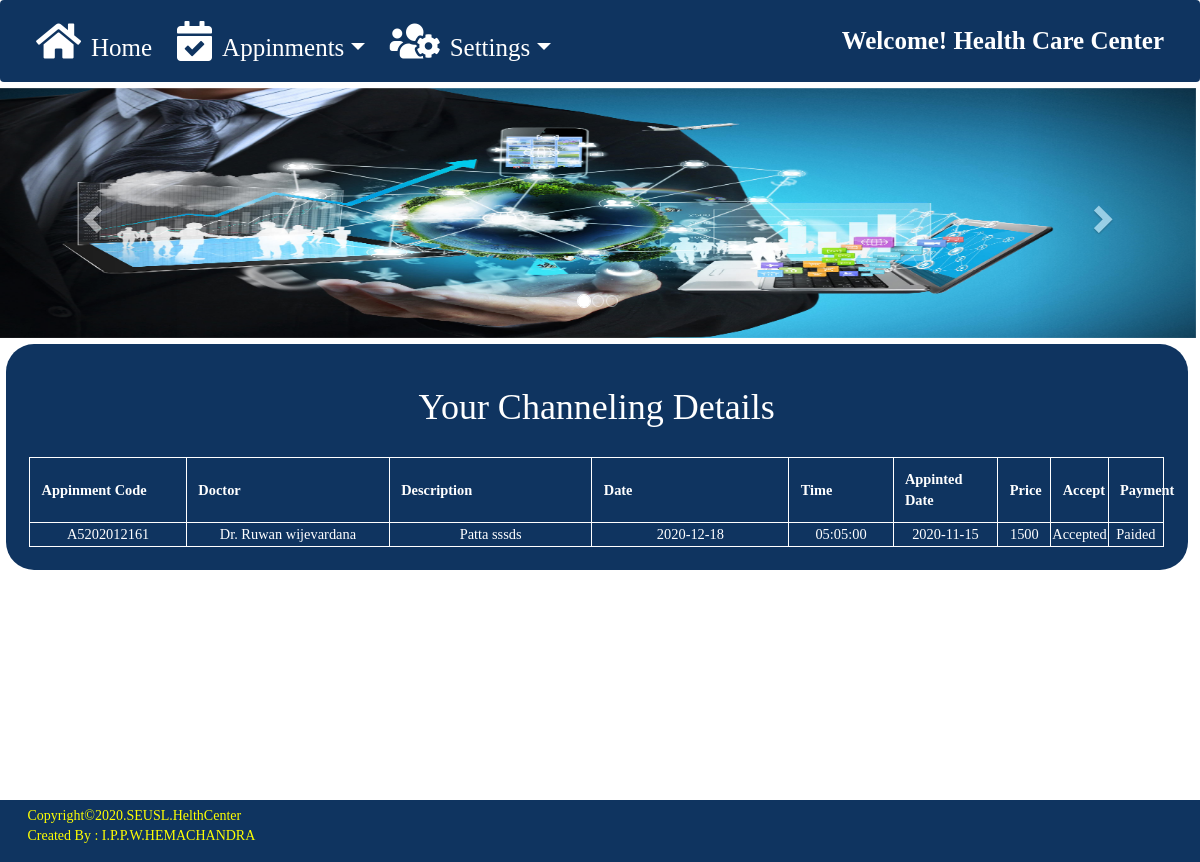
Screenshot of /my_appinments.php (signed in) with the database file from the repository.
### tables this page shows
CREATE TABLE `slider_banner` (
  `slider_banner_id` int(11) NOT NULL,
  `slider_banner_01` varchar(255) NOT NULL,
  `slider_banner_02` varchar(255) NOT NULL,
  `slider_banner_03` varchar(255) NOT NULL
);

CREATE TABLE `appinment` (
  `app_id` int(11) NOT NULL,
  `sch_id` varchar(255) NOT NULL,
  `patient_email` varchar(255) NOT NULL,
  `apponment_code` varchar(255) NOT NULL,
  `trn_date` datetime NOT NULL,
  `amount` int(255) NOT NULL,
  `accept` varchar(255) NOT NULL,
  `paid` varchar(255) NOT NULL
);

CREATE TABLE `doctor` (
  `did` int(11) NOT NULL,
  `full_name` varchar(255) NOT NULL,
  `address` varchar(255) NOT NULL,
  `phone_number` int(10) NOT NULL,
  `email` varchar(255) NOT NULL,
  `gender` varchar(255) NOT NULL,
  `password` varchar(255) NOT NULL,
  `username` varchar(255) NOT NULL,
  `trndate` date NOT NULL
);

CREATE TABLE `schedule` (
  `sch_id` int(11) NOT NULL,
  `docid` varchar(255) NOT NULL,
  `description` varchar(255) NOT NULL,
  `roomNo` int(255) NOT NULL,
  `sc_date` date NOT NULL,
  `sc_time` time NOT NULL,
  `price` int(255) NOT NULL,
  `trndate` datetime NOT NULL
);

### my_appinments.php (the view, shortened to what this page needs)
<?php
  require_once 'connection.php';
?>
<!doctype html>
<html lang="en">
<head>
    <link rel="stylesheet" href="https://cdn.jsdelivr.net/npm/bootstrap@4.5.3/dist/css/bootstrap.min.css">
    <link rel="stylesheet" type="text/css" href="css/boot.css">
    <link rel="stylesheet" type="text/css" href="css/form_css/form.css">
    <link rel="stylesheet" type="text/css" href="css/student/main.css">
    <link rel="stylesheet" type="text/css" href="fontawesome-free-5.7.2-web/css/all.css">
</head>
<body style="font-family: \"Times New Roman\",Times, serif;">
  <div style="height: 100vh">
    <div class="flex-center flex-column">
     <nav class="navbar navbar-expand-lg" style="background-color: #0f3460;">
      <div style="float: right;" class="collapse navbar-collapse" id="navbarSupportedContent">
        <ul class="navbar-nav mr-auto">
          <li class="nav-item mr-4">
            <a style="color: white;  font-size: 25px;" class="nav-link ml-2" href="index.php"><i style="font-size: 40px;" class="fas fa-home mr-3"></i>Home</a>
          </li>
          <li class="nav-item mr-4 dropdown">
            <a style="color: white; font-size: 25px;" class="nav-link dropdown-toggle" href="#" id="navbarDropdown" role="button" data-toggle="dropdown" aria-haspopup="true" aria-expanded="false"> <i style="font-size: 40px;" class="fas fa-calendar-check mr-3"></i>Appinments</a>
          </li>
          <li class="nav-item mr-4 dropdown">
            <a style="color: white; font-size: 25px;" class="nav-link dropdown-toggle" href="#" id="navbarDropdown" role="button" data-toggle="dropdown" aria-haspopup="true" aria-expanded="false"> <i style="font-size: 40px;" class="fas fa-users-cog mr-3"></i>Settings</a>
          </li>
        </ul>
      </div>
      <a style="color: white; font-size: 25px;" class="navbar-brand" href="student.php"><b>Welcome! Health Care Center</b></a>
    </nav>
		<section class="container-fluid">
      <div class="row" style="width: 102.2%; margin-top: -1.2%;">
    <?php
    $slider_query = "SELECT * FROM slider_banner";
    $slider_query_result = mysqli_query($con,$slider_query);
    if(mysqli_num_rows($slider_query_result)>0){
          $row = mysqli_fetch_assoc($slider_query_result);
          $slider_banner_01 = $row['slider_banner_01'];
          $image_src1 = "img/upload/slider/".$slider_banner_01;
     ?>
          <div id="myCarousel" class="carousel slide" data-ride="carousel" style="width: 105%;">
            <ol class="carousel-indicators">
              <li data-target="#myCarousel" data-slide-to="0" class="active"></li>
              <li data-target="#myCarousel" data-slide-to="1"></li>
              <li data-target="#myCarousel" data-slide-to="2"></li>
            </ol>
            <div class="carousel-inner">
              <div class="item active">
                <img src="<?php echo $image_src1; ?>" alt="Banner 01" style="width:100%; height: 250px;">
              </div>
            </div>
            <a class="left carousel-control" href="#myCarousel" data-slide="prev">
              <span class="glyphicon glyphicon-chevron-left"></span>
            </a>
            <a class="right carousel-control" href="#myCarousel" data-slide="next">
              <span class="glyphicon glyphicon-chevron-right"></span>
            </a>
          </div>
      <?php } ?>
  </div>
			<div class="row mt-2">
			    <div class="col-12 col-sm-12 col-lg-12 ml-1">
			    	<?php
              $email = $_SESSION['email'];
                    $viewquery = " SELECT * FROM appinment join schedule on schedule.sch_id = appinment.sch_id join doctor on doctor.did = schedule.docid where patient_email = '".$email."'";
                    $viewresult = mysqli_query($con,$viewquery);
                    echo '
                    <div style="margin-top:0.1%;" class="view_div">
                    <a style="text-decoration: none; color :white;" href="dashboard.php?id=2"><h1 class="student_h1"> Your Channeling Details </h1></br></a>
                    <table style="width : 100%; text-align: center;" class="student_table_new">
                      <tr>
                        <th style="width : 15%"> Appinment Code </th>
                        <th style="width : 20%"> Doctor </th>
                        <th style="width : 20%"> Description </th>
                        <th style="width : 20%"> Date</th>
                        <th style="width : 10%"> Time </th>
                        <th style="width : 10%"> Appinted Date </th>
                        <th style="width : 10%"> Price </th>
                        <th style="width : 10%"> Accept </th>
                        <th style="width : 10%"> Payment </th>
                      </tr>';
                    while($row = mysqli_fetch_assoc($viewresult))
                    {
                        echo '
                        <tr>
                        <td>'.$row['apponment_code'].'</td>
                        <td>'.$row['full_name'].'</td>
                        <td>'.$row['description'].'</td>
                        <td>'.$row['sc_date'].'</td>
                        <td>'.$row['sc_time'].'</td>
                        <td>'.$row['trndate'].'</td>
                        <td>'.$row['price'].'</td>
                        <td>'.$row['accept'].'</td>
                        <td>'.$row['paid'].'</td>
                        </tr>';
                    }
                    echo '</table> </div>';
                    ?>
			</div>
		</section>
    </div>
  </div>
</body>
<div style="background-color: #0f3460; padding: 0.5%;" class="row">
  <p style="color: yellow; margin-left: 3%;">Copyright©2020.SEUSL.HelthCenter <br> Created By : I.P.P.W.HEMACHANDRA</p>
</div>
</html>
  <link rel="stylesheet" href="https://maxcdn.bootstrapcdn.com/bootstrap/3.4.1/css/bootstrap.min.css">

### css/form_css/form.css (style rules this page uses)
div.view_div { background-color: #0f3460; padding: 2%; font-family: \"Times New Roman\", Times, serif; color: white; text-align: center; margin-top: -4.5%; margin-left: -1%; border-radius: 2em; }
table.student_table_new { width: 100%; border:1px solid white; font-size: 1.2vw; padding: 1%; }
table.student_table_new th { border:1px solid white; padding: 1%; }
table.student_table_new td { border:1px solid white; padding: 1px; }

### css/student/main.css (style rules this page uses)
#navbarSupportedContent { float: right; }

### rows the page displays
slider_banner: slider_banner_01 (picture)
appinment: apponment_code "A5202012161", doctor.full_name "Dr. Ruwan wijevardana", sch.description "Patta sssds", sch.sc_date "2020-12-18", sch.sc_time "05:05:00", doctor.trndate "2020-11-15", sch.price "1500", accept "Accepted", paid "Paided"
